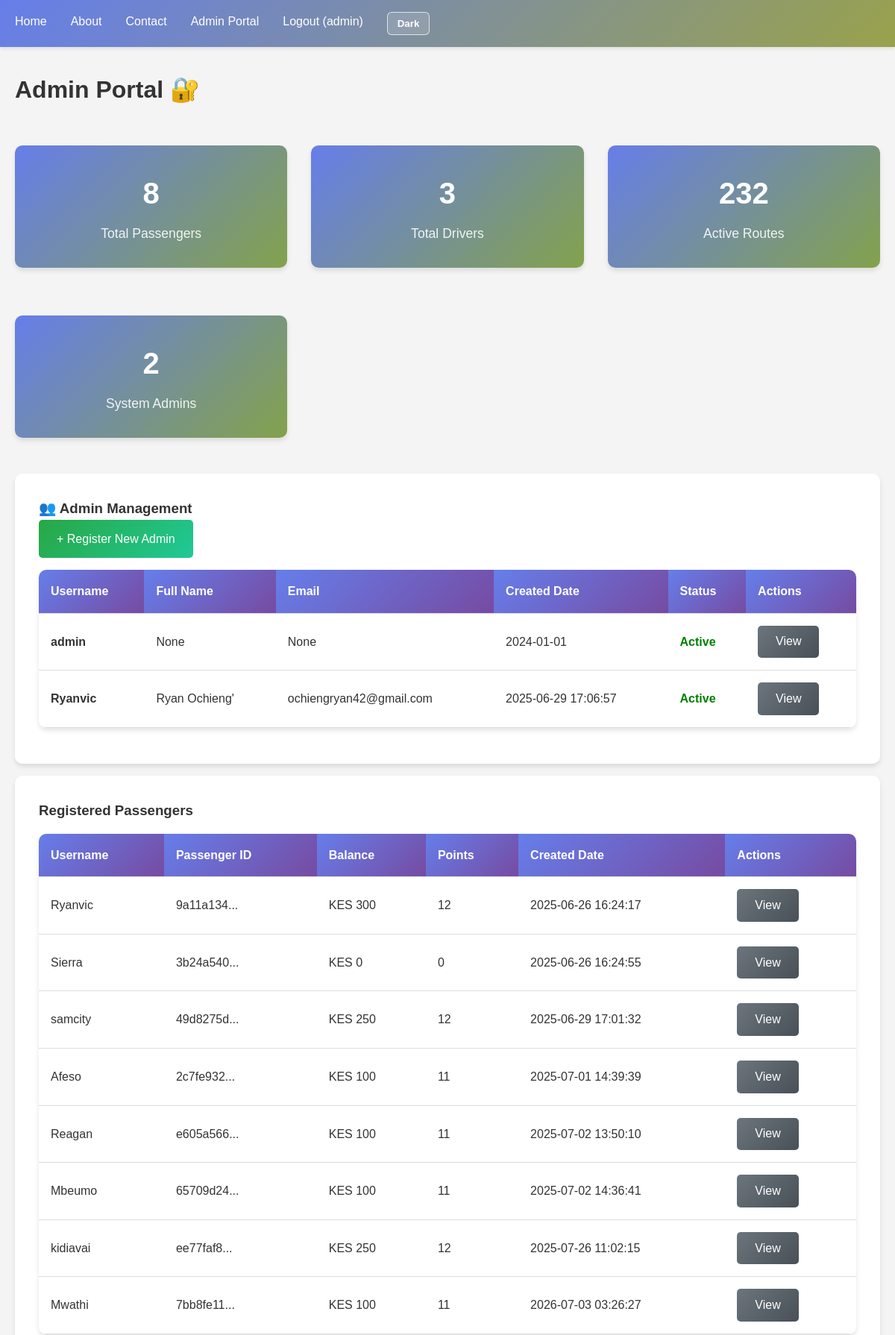
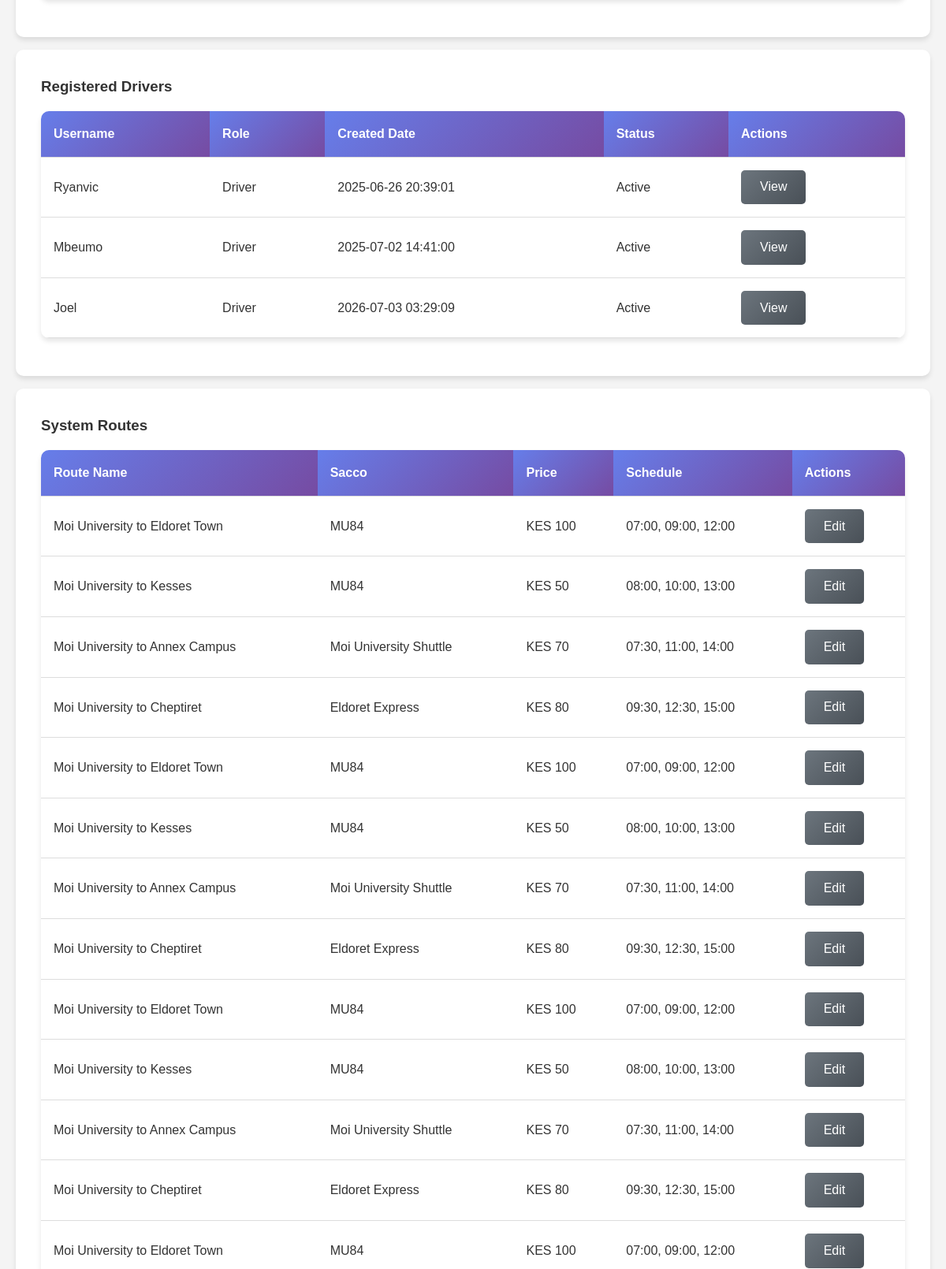
Page /admin_portal (signed in, upper part) on the committed database (2 pictures, top to bottom).
### tables this page shows
CREATE TABLE admins (
                username TEXT PRIMARY KEY,
                password TEXT NOT NULL,
                role TEXT NOT NULL,
                full_name TEXT,
                email TEXT,
                created_date TEXT,
                status TEXT
            );

CREATE TABLE passengers (
                username TEXT PRIMARY KEY,
                password TEXT NOT NULL,
                role TEXT NOT NULL,
                passenger_id TEXT NOT NULL,
                points INTEGER DEFAULT 0,
                balance INTEGER DEFAULT 0,
                created_date TEXT
            );

CREATE TABLE drivers (
                username TEXT PRIMARY KEY,
                password TEXT NOT NULL,
                role TEXT NOT NULL,
                created_date TEXT
            );

CREATE TABLE routes (
                id INTEGER PRIMARY KEY AUTOINCREMENT,
                name TEXT NOT NULL,
                sacco TEXT NOT NULL,
                schedule TEXT NOT NULL,
                price INTEGER NOT NULL
            );

### app.py (the view)
@app.route('/admin_portal')
def admin_portal():
    if 'username' not in session or session['role'] != 'admin':
        flash('Unauthorized access.', 'error')
        return redirect(url_for('admin_login'))
    with sqlite3.connect(DB_NAME) as conn:
        cursor = conn.cursor()
        cursor.execute("SELECT username, password, role, passenger_id, points, balance, created_date FROM passengers")
        passengers = {row[0]: {'password': row[1], 'role': row[2], 'passenger_id': row[3], 'points': row[4], 'balance': row[5], 'created_date': row[6]} for row in cursor.fetchall()}
        cursor.execute("SELECT username, password, role, created_date FROM drivers")
        drivers = {row[0]: {'password': row[1], 'role': row[2], 'created_date': row[3]} for row in cursor.fetchall()}
        cursor.execute("SELECT username, password, role, full_name, email, created_date, status FROM admins")
        admins = {row[0]: {'password': row[1], 'role': row[2], 'full_name': row[3], 'email': row[4], 'created_date': row[5], 'status': row[6]} for row in cursor.fetchall()}
        cursor.execute("SELECT sacco_id, name, routes, fleet_size, contact FROM saccos")
        saccos = {row[0]: {'name': row[1], 'routes': json.loads(row[2]), 'fleet_size': row[3], 'contact': row[4]} for row in cursor.fetchall()}
        cursor.execute("SELECT name, sacco, schedule, price FROM routes")
        routes = [{'name': row[0], 'sacco': row[1], 'schedule': json.loads(row[2]), 'price': row[3]} for row in cursor.fetchall()]
    return render_template('admin_portal.html',
                         passengers=passengers,
                         drivers=drivers,
                         routes=routes,
                         saccos=saccos,
                         admins=admins)

### app.py (called while the page is built)
@app.context_processor
def inject_user():
    return dict(session=session)

### templates/admin_portal.html (shortened to what this page needs)
{% extends "base.html" %}
{% block content %}
<h1>Admin Portal 🔐</h1>
<div class="dashboard-grid">
    <div class="card stats-card">
        <div class="stats-number">{{ passengers|length }}</div>
        <div class="stats-label">Total Passengers</div>
    </div>
    <div class="card stats-card">
        <div class="stats-number">{{ drivers|length }}</div>
        <div class="stats-label">Total Drivers</div>
    </div>
    <div class="card stats-card">
        <div class="stats-number">{{ routes|length }}</div>
        <div class="stats-label">Active Routes</div>
    </div>
    <div class="card stats-card">
        <div class="stats-number">{{ admins|length }}</div>
        <div class="stats-label">System Admins</div>
    </div>
</div>
<div class="card">
    <h3>👥 Admin Management</h3>
    <div style="margin-bottom: 1rem;">
        <a href="{{ url_for('admin_register') }}" class="btn btn-success">+ Register New Admin</a>
    </div>
    <table class="table">
        <thead>
            <tr>
                <th>Username</th>
                <th>Full Name</th>
                <th>Email</th>
                <th>Created Date</th>
                <th>Status</th>
                <th>Actions</th>
            </tr>
        </thead>
        <tbody>
            {% for username, data in admins.items() %}
            <tr>
                <td><strong>{{ username }}</strong></td>
                <td>{{ data.get('full_name', 'N/A') }}</td>
                <td>{{ data.get('email', 'N/A') }}</td>
                <td>{{ data.get('created_date', 'N/A') }}</td>
                <td>
                    <span style="color: green; font-weight: bold;">
                        {{ data.get('status', 'Active').title() }}
                    </span>
                </td>
                <td>
                    <button class="btn btn-secondary" onclick="viewAdmin('{{ username }}')">View</button>
                </td>
            </tr>
            {% endfor %}
        </tbody>
    </table>
</div>
<div class="card">
    <h3>Registered Passengers</h3>
    <table class="table">
        <thead>
            <tr>
                <th>Username</th>
                <th>Passenger ID</th>
                <th>Balance</th>
                <th>Points</th>
                <th>Created Date</th>
                <th>Actions</th>
            </tr>
        </thead>
        <tbody>
            {% for username, data in passengers.items() %}
            <tr>
                <td>{{ username }}</td>
                <td>{{ data.passenger_id[:8] }}...</td>
                <td>KES {{ data.balance }}</td>
                <td>{{ data.points }}</td>
                <td>{{ data.get('created_date', 'N/A') }}</td>
                <td>
                    <button class="btn btn-secondary" onclick="viewPassenger('{{ username }}')">View</button>
                </td>
            </tr>
            {% endfor %}
        </tbody>
    </table>
</div>
<div class="card">
    <h3>Registered Drivers</h3>
    <table class="table">
        <thead>
            <tr>
                <th>Username</th>
                <th>Role</th>
                <th>Created Date</th>
                <th>Status</th>
                <th>Actions</th>
            </tr>
        </thead>
        <tbody>
            {% for username, data in drivers.items() %}
            <tr>
                <td>{{ username }}</td>
                <td>{{ data.role|title }}</td>
                <td>{{ data.get('created_date', 'N/A') }}</td>
                <td>Active</td>
                <td>
                    <button class="btn btn-secondary" onclick="viewDriver('{{ username }}')">View</button>
                </td>
            </tr>
            {% endfor %}
        </tbody>
    </table>
</div>
<div class="card">
    <h3>System Routes</h3>
    <table class="table">
        <thead>
            <tr>
                <th>Route Name</th>
                <th>Sacco</th>
                <th>Price</th>
                <th>Schedule</th>
                <th>Actions</th>
            </tr>
        </thead>
        <tbody>
            {% for route in routes %}
            <tr>
                <td>{{ route.name }}</td>
                <td>{{ route.sacco }}</td>
                <td>KES {{ route.price }}</td>
                <td>{{ route.schedule|join(', ') }}</td>
                <td>
                    <button class="btn btn-secondary">Edit</button>
                </td>
            </tr>
            {% endfor %}
        </tbody>
    </table>
</div>
{% endblock %}

### static/style.css (style rules this page uses)
* { margin: 0; padding: 0; box-sizing: border-box; }
:root { --page-bg: #f4f4f4; --surface-bg: #ffffff; --surface-alt-bg: #f8f9fa; --text-color: #333333; --muted-text: #555555; --heading-color: #1d3557; --border-color: #dddddd; --shadow-color: rgba(0, 0, 0, 0.1); --header-gradient: linear-gradient(135deg, #667eea 0%, #99a24b 100%); --table-header-gradient: linear-gradient(135deg, #667eea 0%, #764ba2 100%); --validity-bg: #f0fff4; --validity-border: #b7e4c7; --validity-text: #1b4332; --validity-date: #0b6b3a; }
body { font-family: "Arial", sans-serif; line-height: 1.6; color: var(--text-color); background-color: var(--page-bg); transition: background-color 0.25s ease, color 0.25s ease; }
.card { background: var(--surface-bg); color: var(--text-color); border-radius: 10px; padding: 2rem; margin: 1rem 0; box-shadow: 0 4px 6px var(--shadow-color); transition: transform 0.3s, background-color 0.25s ease, color 0.25s ease; }
.btn { display: inline-block; padding: 0.8rem 1.5rem; background: linear-gradient(135deg, #667eea 0%, #8fa24b 100%); color: white; text-decoration: none; border: none; border-radius: 5px; cursor: pointer; font-size: 1rem; transition: transform 0.3s, box-shadow 0.3s; }
.btn-secondary { background: linear-gradient(135deg, #6c757d 0%, #495057 100%); }
.btn-success { background: linear-gradient(135deg, #28a745 0%, #20c997 100%); }
.dashboard-grid { display: grid; grid-template-columns: repeat(auto-fit, minmax(300px, 1fr)); gap: 2rem; margin: 2rem 0; }
.stats-card { background: linear-gradient(135deg, #667eea 0%, #83a24b 100%); color: white; text-align: center; }
.stats-number { font-size: 2.5rem; font-weight: bold; margin-bottom: 0.5rem; }
.stats-label { font-size: 1.1rem; opacity: 0.9; }
.table { width: 100%; border-collapse: collapse; margin: 1rem 0; background: var(--surface-bg); border-radius: 10px; overflow: hidden; box-shadow: 0 4px 6px var(--shadow-color); }
.table th, .table td { padding: 1rem; text-align: left; border-bottom: 1px solid var(--border-color); }
.table th { background: var(--table-header-gradient); color: white; font-weight: bold; }

### rows in the picture
admins: username "admin", get "None", get "2024-01-01", get "Active"
admins: username "Ryanvic", get "Ryan Ochieng'", get "ochiengryan42@gmail.com", get "2025-06-29 17:06:57", get "Active"
passengers: username "Ryanvic", passenger_id "9a11a134", balance "300", points "12", get "2025-06-26 16:24:17"
passengers: username "Sierra", passenger_id "3b24a540", balance "0", points "0", get "2025-06-26 16:24:55"
passengers: username "samcity", passenger_id "49d8275d", balance "250", points "12", get "2025-06-29 17:01:32"
passengers: username "Afeso", passenger_id "2c7fe932", balance "100", points "11", get "2025-07-01 14:39:39"
passengers: username "Reagan", passenger_id "e605a566", balance "100", points "11", get "2025-07-02 13:50:10"
passengers: username "Mbeumo", passenger_id "65709d24", balance "100", points "11", get "2025-07-02 14:36:41"
passengers: username "kidiavai", passenger_id "ee77faf8", balance "250", points "12", get "2025-07-26 11:02:15"
passengers: username "Mwathi", passenger_id "7bb8fe11", balance "100", points "11", get "2026-07-03 03:26:27"
drivers: username "Ryanvic", role "Driver", get "2025-06-26 20:39:01"
drivers: username "Mbeumo", role "Driver", get "2025-07-02 14:41:00"
drivers: username "Joel", role "Driver", get "2026-07-03 03:29:09"
routes: name "Moi University to Eldoret Town", sacco "MU84", price "100", schedule "07:00, 09:00, 12:00"
routes: name "Moi University to Kesses", sacco "MU84", price "50", schedule "08:00, 10:00, 13:00"
routes: name "Moi University to Annex Campus", sacco "Moi University Shuttle", price "70", schedule "07:30, 11:00, 14:00"
routes: name "Moi University to Cheptiret", sacco "Eldoret Express", price "80", schedule "09:30, 12:30, 15:00"
routes: name "Moi University to Eldoret Town", sacco "MU84", price "100", schedule "07:00, 09:00, 12:00"
routes: name "Moi University to Kesses", sacco "MU84", price "50", schedule "08:00, 10:00, 13:00"
routes: name "Moi University to Annex Campus", sacco "Moi University Shuttle", price "70", schedule "07:30, 11:00, 14:00"
routes: name "Moi University to Cheptiret", sacco "Eldoret Express", price "80", schedule "09:30, 12:30, 15:00"
routes: name "Moi University to Eldoret Town", sacco "MU84", price "100", schedule "07:00, 09:00, 12:00"
routes: name "Moi University to Kesses", sacco "MU84", price "50", schedule "08:00, 10:00, 13:00"
routes: name "Moi University to Annex Campus", sacco "Moi University Shuttle", price "70", schedule "07:30, 11:00, 14:00"
routes: name "Moi University to Cheptiret", sacco "Eldoret Express", price "80", schedule "09:30, 12:30, 15:00"
routes: name "Moi University to Eldoret Town", sacco "MU84", price "100", schedule "07:00, 09:00, 12:00"

### other values in the picture
{{ session.username }} "admin"
{{ passengers|length }} "8"
{{ drivers|length }} "3"
{{ routes|length }} "232"
{{ admins|length }} "2"
